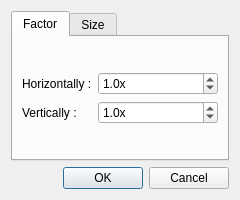
<?xml version="1.0" encoding="UTF-8"?>
<ui version="4.0">
 <class>ScaleSelectionDialog</class>
 <widget class="QDialog" name="ScaleSelectionDialog">
  <property name="geometry">
   <rect>
    <x>0</x>
    <y>0</y>
    <width>240</width>
    <height>200</height>
   </rect>
  </property>
  <property name="windowTitle">
   <string>Scale Selection</string>
  </property>
  <layout class="QVBoxLayout" name="verticalLayout">
   <item>
    <widget class="QTabWidget" name="tabWidget">
     <property name="currentIndex">
      <number>0</number>
     </property>
     <widget class="QWidget" name="factorTab">
      <attribute name="title">
       <string>Factor</string>
      </attribute>
      <layout class="QFormLayout" name="formLayout">
       <property name="formAlignment">
        <set>Qt::AlignmentFlag::AlignLeading|Qt::AlignmentFlag::AlignLeft|Qt::AlignmentFlag::AlignVCenter</set>
       </property>
       <item row="0" column="0">
        <widget class="QLabel" name="horizontallyLabel">
         <property name="text">
          <string>Horizontally :</string>
         </property>
        </widget>
       </item>
       <item row="0" column="1">
        <widget class="QDoubleSpinBox" name="horizontallyDoubleSpinBox">
         <property name="suffix">
          <string>x</string>
         </property>
         <property name="decimals">
          <number>1</number>
         </property>
         <property name="minimum">
          <double>0.100000000000000</double>
         </property>
         <property name="maximum">
          <double>10.000000000000000</double>
         </property>
         <property name="value">
          <double>1.000000000000000</double>
         </property>
        </widget>
       </item>
       <item row="1" column="0">
        <widget class="QLabel" name="verticallyLabel">
         <property name="text">
          <string>Vertically :</string>
         </property>
        </widget>
       </item>
       <item row="1" column="1">
        <widget class="QDoubleSpinBox" name="verticallyDoubleSpinBox">
         <property name="suffix">
          <string>x</string>
         </property>
         <property name="decimals">
          <number>1</number>
         </property>
         <property name="minimum">
          <double>0.100000000000000</double>
         </property>
         <property name="maximum">
          <double>10.000000000000000</double>
         </property>
         <property name="value">
          <double>1.000000000000000</double>
         </property>
        </widget>
       </item>
      </layout>
     </widget>
     <widget class="QWidget" name="sizeTab">
      <attribute name="title">
       <string>Size</string>
      </attribute>
      <layout class="QFormLayout" name="formLayout_2">
       <property name="formAlignment">
        <set>Qt::AlignmentFlag::AlignLeading|Qt::AlignmentFlag::AlignLeft|Qt::AlignmentFlag::AlignVCenter</set>
       </property>
       <item row="0" column="0">
        <widget class="QLabel" name="widthLabel">
         <property name="text">
          <string>Width :</string>
         </property>
        </widget>
       </item>
       <item row="0" column="1">
        <widget class="QSpinBox" name="widthSpinBox">
         <property name="suffix">
          <string>px</string>
         </property>
         <property name="minimum">
          <number>1</number>
         </property>
         <property name="maximum">
          <number>65535</number>
         </property>
        </widget>
       </item>
       <item row="1" column="0">
        <widget class="QLabel" name="heightLabel">
         <property name="text">
          <string>Height :</string>
         </property>
        </widget>
       </item>
       <item row="1" column="1">
        <widget class="QSpinBox" name="heightSpinBox">
         <property name="suffix">
          <string>px</string>
         </property>
         <property name="minimum">
          <number>1</number>
         </property>
         <property name="maximum">
          <number>65535</number>
         </property>
        </widget>
       </item>
       <item row="2" column="0">
        <widget class="QLabel" name="preserveRatioLabel">
         <property name="text">
          <string>Preserve Ratio :</string>
         </property>
        </widget>
       </item>
       <item row="2" column="1">
        <widget class="QCheckBox" name="preserveRatioCheckBox">
         <property name="checked">
          <bool>true</bool>
         </property>
        </widget>
       </item>
      </layout>
     </widget>
    </widget>
   </item>
   <item>
    <widget class="QDialogButtonBox" name="buttonBox">
     <property name="orientation">
      <enum>Qt::Orientation::Horizontal</enum>
     </property>
     <property name="standardButtons">
      <set>QDialogButtonBox::StandardButton::Cancel|QDialogButtonBox::StandardButton::Ok</set>
     </property>
    </widget>
   </item>
  </layout>
 </widget>
 <resources/>
 <connections>
  <connection>
   <sender>buttonBox</sender>
   <signal>accepted()</signal>
   <receiver>ScaleSelectionDialog</receiver>
   <slot>accept()</slot>
   <hints>
    <hint type="sourcelabel">
     <x>190</x>
     <y>179</y>
    </hint>
    <hint type="destinationlabel">
     <x>157</x>
     <y>159</y>
    </hint>
   </hints>
  </connection>
  <connection>
   <sender>buttonBox</sender>
   <signal>rejected()</signal>
   <receiver>ScaleSelectionDialog</receiver>
   <slot>reject()</slot>
   <hints>
    <hint type="sourcelabel">
     <x>190</x>
     <y>185</y>
    </hint>
    <hint type="destinationlabel">
     <x>199</x>
     <y>159</y>
    </hint>
   </hints>
  </connection>
  <connection>
   <sender>preserveRatioCheckBox</sender>
   <signal>toggled(bool)</signal>
   <receiver>ScaleSelectionDialog</receiver>
   <slot>setPreserveRatio(bool)</slot>
   <hints>
    <hint type="sourcelabel">
     <x>128</x>
     <y>133</y>
    </hint>
    <hint type="destinationlabel">
     <x>217</x>
     <y>130</y>
    </hint>
   </hints>
  </connection>
 </connections>
 <slots>
  <slot>setPreserveRatio(bool)</slot>
 </slots>
</ui>
